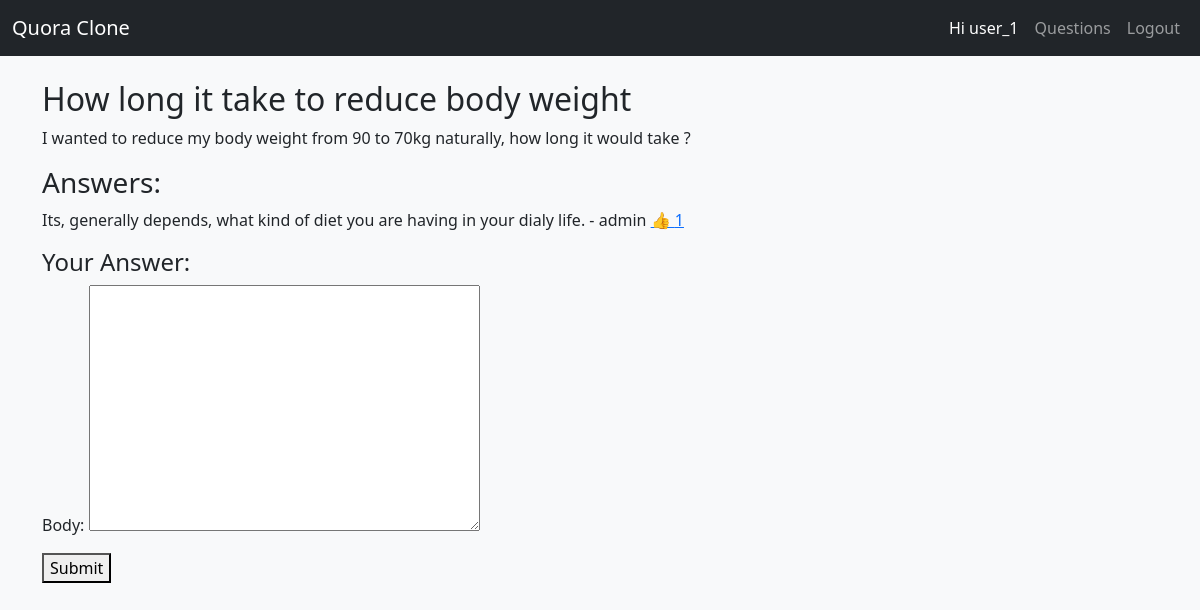
The page /question/1/ (signed in) on the database its author committed.
### core/models.py (models this page shows, shortened)
class Question(models.Model):
    user = models.ForeignKey(User, on_delete=models.CASCADE)
    title = models.CharField(max_length=255)
    body = models.TextField()
    created_at = models.DateTimeField(auto_now_add=True)

class Answer(models.Model):
    user = models.ForeignKey(User, on_delete=models.CASCADE)
    question = models.ForeignKey(Question, on_delete=models.CASCADE, related_name='answers')
    body = models.TextField()
    created_at = models.DateTimeField(auto_now_add=True)
    likes = models.ManyToManyField(User, related_name="liked_answers", blank=True)
    def total_likes(self):
        return self.likes.count()

### core/views.py (the view)
# urls.py: path('question/<int:pk>/', views.question_detail, name='question_detail'),
@login_required
def question_detail(request, pk):
    question = get_object_or_404(Question, pk=pk)
    answers = question.answers.all()
    form = AnswerForm(request.POST or None)
    if form.is_valid():
        answer = form.save(commit=False)
        answer.user = request.user
        answer.question = question
        answer.save()
        return redirect('question_detail', pk=pk)
    return render(request, 'question_detail.html', {'question': question, 'answers': answers, 'form': form})

### core/forms.py
class AnswerForm(forms.ModelForm):
    class Meta:
        model = Answer
        fields = ['body']

### core/templates/question_detail.html
{% extends 'base.html' %}
{% block content %}
<h2>{{ question.title }}</h2>
<p>{{ question.body }}</p>
<h3>Answers:</h3>
{% for a in answers %}
  <p>{{ a.body }} - {{ a.user.username }}
     <a href="{% url 'like_answer' a.pk %}">👍 {{ a.total_likes }}</a>
  </p>
{% endfor %}
<h4>Your Answer:</h4>
<form method="post">{% csrf_token %}
  {{ form.as_p }}
  <button type="submit">Submit</button>
</form>
{% endblock %}

### core/templates/base.html (shortened to what this page needs)
<!DOCTYPE html>
<html lang="en">
<head>
    <link href="https://cdn.jsdelivr.net/npm/bootstrap@5.3.3/dist/css/bootstrap.min.css" rel="stylesheet">
</head>
<body class="bg-light">
<nav class="navbar navbar-expand-lg navbar-dark bg-dark mb-4">
  <div class="container-fluid">
    <a class="navbar-brand" href="#">Quora Clone</a>
    <div class="collapse navbar-collapse">
      <ul class="navbar-nav ms-auto">
        {% if user.is_authenticated %}
          <li class="nav-item">
            <span class="nav-link text-white">Hi {{ user.username }}</span>
          </li>
          <li class="nav-item">
            <a class="nav-link" href="{% url 'questions' %}">Questions</a>
          </li>
          <li class="nav-item">
            <a class="nav-link" href="{% url 'logout' %}">Logout</a>
          </li>
        {% endif %}
      </ul>
    </div>
  </div>
</nav>
<div class="container">
    {% block content %}
    {% endblock %}
</div>
</body>
</html>

### rows shown on the page
Question: title "How long it take to reduce body weight", body "I wanted to reduce my body weight from 90 to 70kg naturally, how long it would take ?"
Answer: body "Its, generally depends, what kind of diet you are having in your dialy life.", user.username "admin", total_likes "1"

### other values the page prints
{{ user.username }} "user_1"
